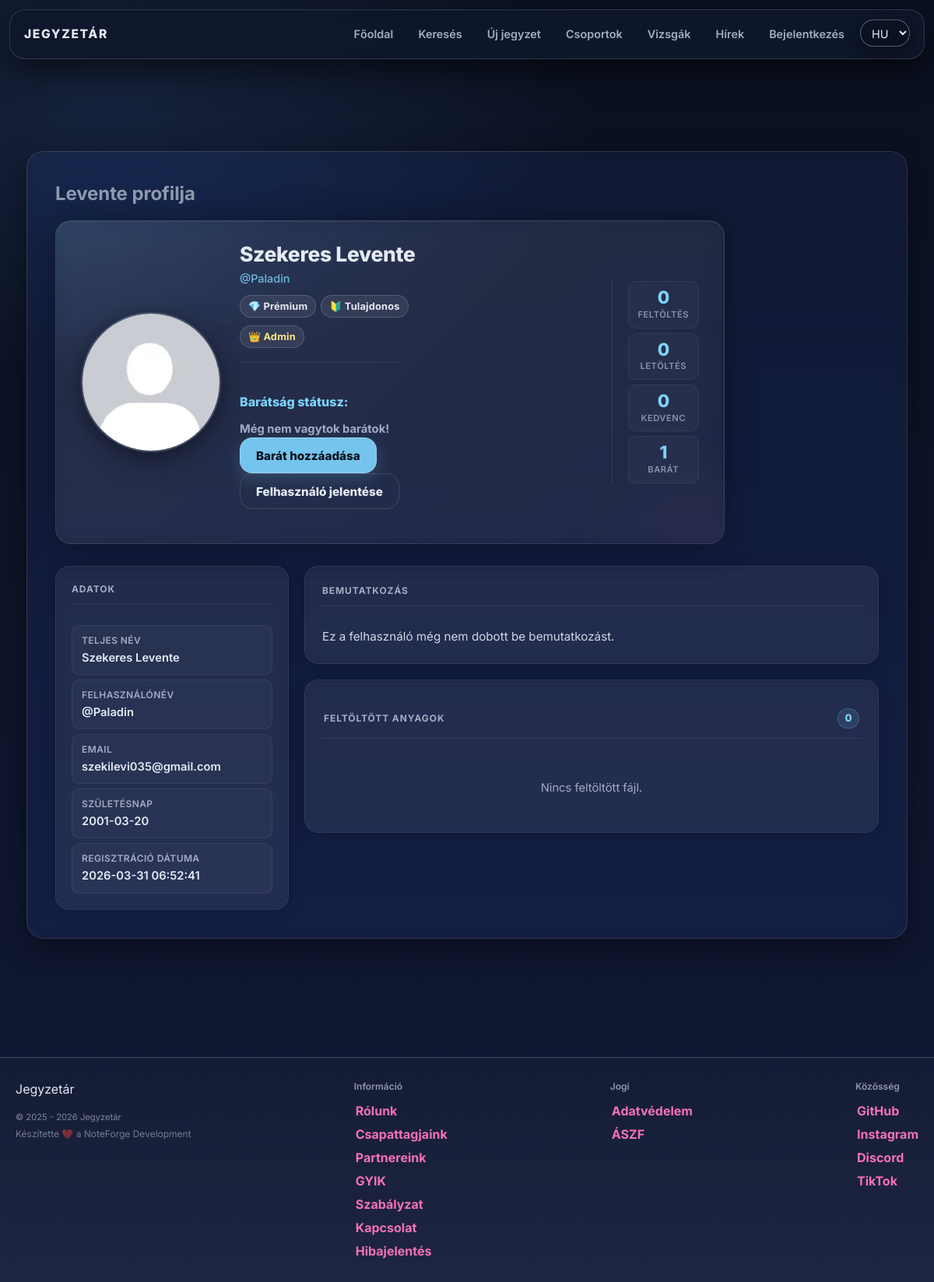
Page /profile.php?username=Paladin on the committed database.
### tables this page shows
CREATE TABLE `users` (
  `id` int(11) NOT NULL,
  `lastname` varchar(100) DEFAULT NULL,
  `firstname` varchar(100) DEFAULT NULL,
  `username` varchar(50) NOT NULL,
  `birthdate` date DEFAULT NULL,
  `gender` varchar(10) DEFAULT NULL,
  `email` varchar(50) NOT NULL,
  `profile_picture` varchar(255) DEFAULT NULL,
  `password` varchar(255) NOT NULL,
  `security_question` varchar(255) NOT NULL,
  `security_answer` varchar(255) NOT NULL,
  `admin` tinyint(1) NOT NULL,
  `teacher` tinyint(1) NOT NULL,
  `registration_date` datetime DEFAULT NULL,
  `language` varchar(5) NOT NULL DEFAULT 'hu',
  `oauth_provider` varchar(20) DEFAULT NULL,
  `oauth_sub` varchar(191) DEFAULT NULL,
  `email_verified` tinyint(1) NOT NULL DEFAULT 0,
  `bio` text DEFAULT NULL,
  `profile_theme` varchar(32) NOT NULL DEFAULT 'default',
  `twofa_enabled` tinyint(1) NOT NULL DEFAULT 0,
  `used_reg_code` varchar(64) DEFAULT NULL,
  `used_reg_code_at` datetime DEFAULT NULL,
  `show_fullname` tinyint(1) NOT NULL DEFAULT 1,
  `show_email` tinyint(1) NOT NULL DEFAULT 0,
  `show_birthdate` tinyint(1) NOT NULL DEFAULT 0
);

CREATE TABLE `badges` (
  `id` int(11) NOT NULL,
  `name` varchar(64) NOT NULL,
  `slug` varchar(64) NOT NULL,
  `description` varchar(255) DEFAULT NULL,
  `icon` varchar(16) DEFAULT NULL
);

### profile.php (the view, shortened to what the rows shown need)
<?php
    require_once "assets/php/db.php";
    require_once "assets/php/lang.php";
    require_once "assets/php/functions.php";
	require_once "assets/php/premium.php";
    $user = null;
    $viewerId = $user['id'] ?? 0;
    $username = $_GET['username'] ?? $_GET['user'] ?? '';
    $res = db_query($conn, "SELECT * FROM users WHERE username = ? LIMIT 1", "s", [$username]);
    $profile = $res->fetch_assoc();
    $profileId = $profile['id'];
    $isOwner = ($viewerId === $profileId);
    $show_fullname  = ($profile['show_fullname'] ?? 1);
    $show_email = ($profile['show_email'] ?? 0);
    $show_birthdate = ($profile['show_birthdate'] ?? 0);
    $profile_theme = $profile['profile_theme'] ?: 'default';
    $birthdateValue = (!empty($profile['birthdate']) && $profile['birthdate'] !== '0000-00-00') ? substr($profile['birthdate'], 0, 10): '';
    $badges = [];
    $badgeRes = db_query($conn, "SELECT b.* FROM user_badges ub JOIN badges b ON ub.badge_id = b.id WHERE ub.user_id = ? ORDER BY ub.granted_at ASC", "i", [$profileId]);
    if ($badgeRes) {
        while ($row = $badgeRes->fetch_assoc()) {
            $badges[] = $row;
        }
    }
?>
<!DOCTYPE html>
<html lang="<?= htmlspecialchars($lang) ?>">
<head>
    <link rel="stylesheet" href="assets/css/styles.css">
    <script src="https://cdn.jsdelivr.net/npm/@tailwindcss/browser@4"></script>
</head>
<body class="theme-<?= htmlspecialchars($profile_theme) ?>">
<div class="content-wrapper">
    <div class="main">
        <h1><?= htmlspecialchars($show_fullname ? $profile['firstname'] : '@' . $profile['username']) . ' ' . t('profile_of') ?></h1>
        <div class="profile-layout">
            <section class="card profile-header">
                <div class="profile-header-grid">
                    <div class="profile-header-main">
                        <div class="profile-identity">
                            <h2 class="profile-name"><?= htmlspecialchars($show_fullname ? ($profile['lastname'] . ' ' . $profile['firstname']) : ('@' . $profile['username'])) ?></h2>
                            <?php if ($show_fullname): ?><span class="entry-meta profile-username">@<?= htmlspecialchars($profile['username']) ?></span><?php endif; ?>
                            <?php if (!empty($badges)): ?>
                                <div class="profile-badges">
                                    <?php foreach ($badges as $badge): ?>
                                        <span class="badge-pill"
                                              title="<?= htmlspecialchars($badge['description'] ?? '') ?>">
                                            <?= htmlspecialchars($badge['icon'] ?: '🏅') ?>
                                            <?= htmlspecialchars($badge['name']) ?>
                                        </span>
                                    <?php endforeach; ?>
                                </div>
                            <?php endif; ?>
                            <div class="profile-badges">
                                <?php if ((int)($profile['admin'] ?? 0) === 1): ?>
                                    <span class="badge-pill badge-pill--admin" title="<?= t('role_badge_admin_title') ?>">
                                    </span>
                                <?php elseif ((int)($profile['teacher'] ?? 0) === 1): ?>
                                    <span class="badge-pill badge-pill--teacher" title="<?= t('role_badge_teacher_title') ?>">
                                        🎓 <?= t('role_badge_teacher') ?>
                                    </span>
                                <?php else: ?>
                                    <span class="badge-pill badge-pill--student" title="<?= t('role_badge_student_title') ?>">
                                        📚 <?= t('role_badge_student') ?>
                                    </span>
                                <?php endif; ?>
                            </div>
                            <?php if (!$isOwner): ?>
                                <div class="profile-social-actions">
                                    <div class="profile-friendship">
                                    </div>
                                    <div class="profile-report">
                                    </div>
                                </div>
                            <?php endif; ?>
                        </div>
                    </div>
                </div>
            </section>
            <div class="profile-main-columns">
                <aside class="profile-column profile-column-left">
                    <div class="card">
                        <div class="profile-info-card" id="basic-profile-static">
                            <?php if ($show_fullname): ?>
                            <div class="profile-info-item">
                                <div class="profile-info-label"><?= t('profile_fullname') ?></div>
                                <div class="profile-info-value">
                                <?= htmlspecialchars($profile['lastname'] . ' ' . $profile['firstname']) ?>
                                </div>
                            </div>
                            <?php endif; ?>
                            <div class="profile-info-item">
                                <div class="profile-info-label"><?= t('profile_username') ?></div>
                                <div class="profile-info-value">@<?= htmlspecialchars($profile['username']) ?></div>
                            </div>
                            <?php if ($isOwner || $show_email): ?>
                                <div class="profile-info-item">
                                    <div class="profile-info-label"><?= t('profile_email') ?></div>
                                    <div class="profile-info-value"><?= htmlspecialchars($profile['email']) ?></div>
                                </div>
                            <?php endif; ?>
                            <?php if ($isOwner || $show_birthdate): ?>
                                <div class="profile-info-item">
                                    <div class="profile-info-label"><?= t('profile_birthdate') ?></div>
                                    <div class="profile-info-value"><?= htmlspecialchars($birthdateValue ?: '—') ?></div>
                                </div>
                            <?php endif; ?>
                            <div class="profile-info-item">
                                <div class="profile-info-label"><?= t('profile_registration') ?></div>
                                <div class="profile-info-value"><?= htmlspecialchars($profile['registration_date']) ?></div>
                            </div>
                        </div>
                    </div>
                </aside>
            </div>
        </div>
    </div>
</div>
</body>
</html>

### rows in the picture
users: firstname "Levente", show_fullname+lastname+firstname "Szekeres Levente", username "Paladin", lastname+firstname "Szekeres Levente", email "szekilevi035@gmail.com", birthdate "2001-03-20", registration_date "2026-03-31 06:52:41"
badges: icon "💎", name "Prémium"
badges: icon "🔰", name "Tulajdonos"

### other values in the picture
t('nav_home') "Főoldal"
t('nav_search') "Keresés"
t('nav_upload') "Új jegyzet"
t('nav_groups') "Csoportok"
t('nav_exams') "Vizsgák"
t('nav_news') "Hírek"
t('nav_login') "Bejelentkezés"
t('profile_of') "profilja"
t('role_badge_admin') "Admin"
t('profile_friendship') "Barátság státusz"
t('btn_add_friend') "Barát hozzáadása"
$report_label "Felhasználó jelentése"
$statUploads "0"
$statDownloads "0"
$statFavorites "0"
